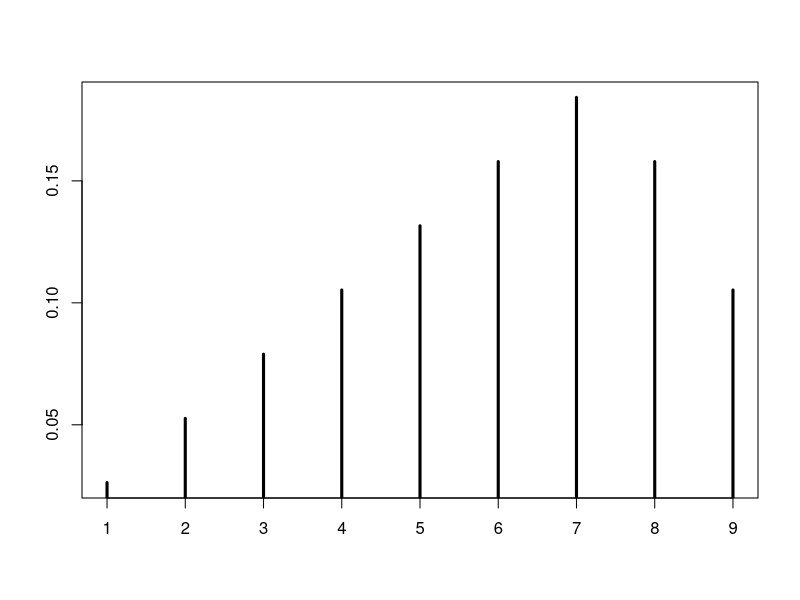
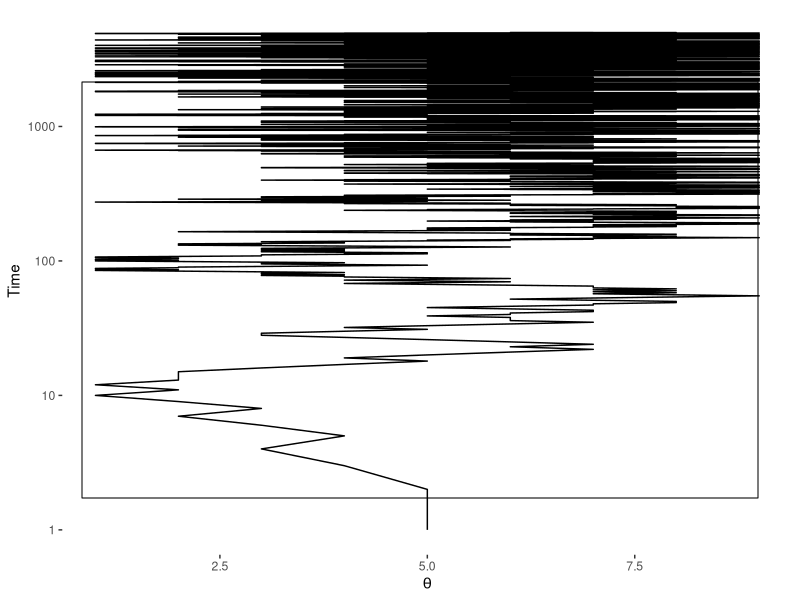
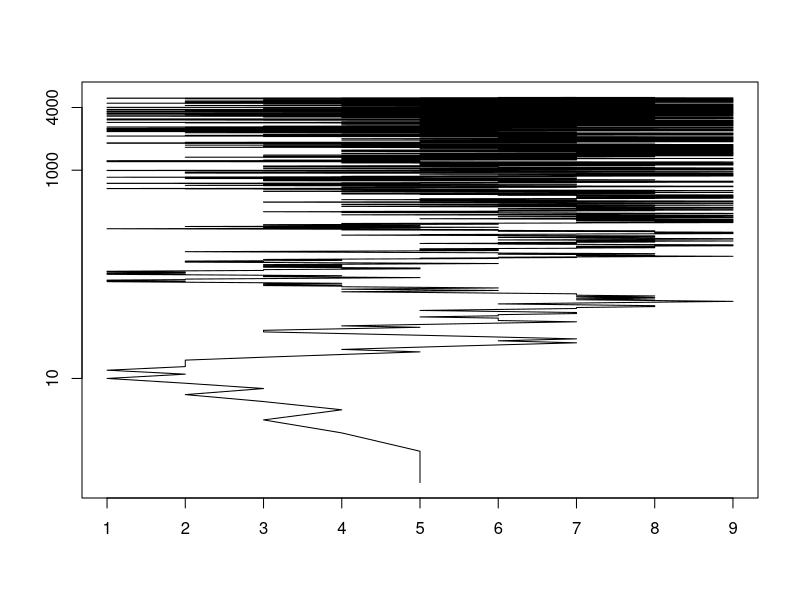
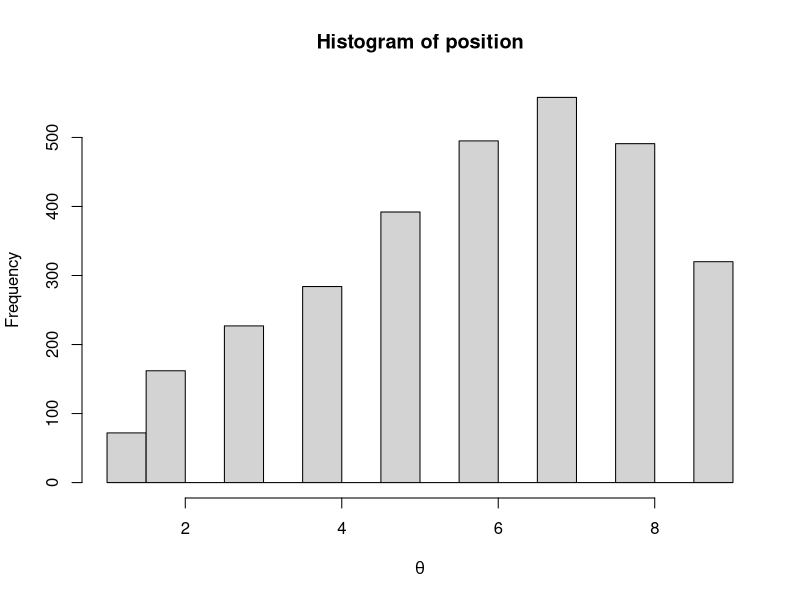
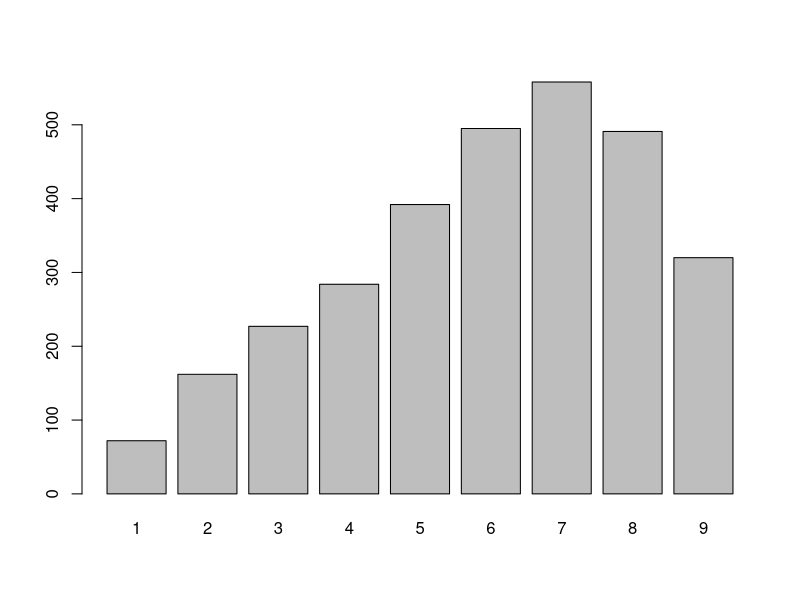
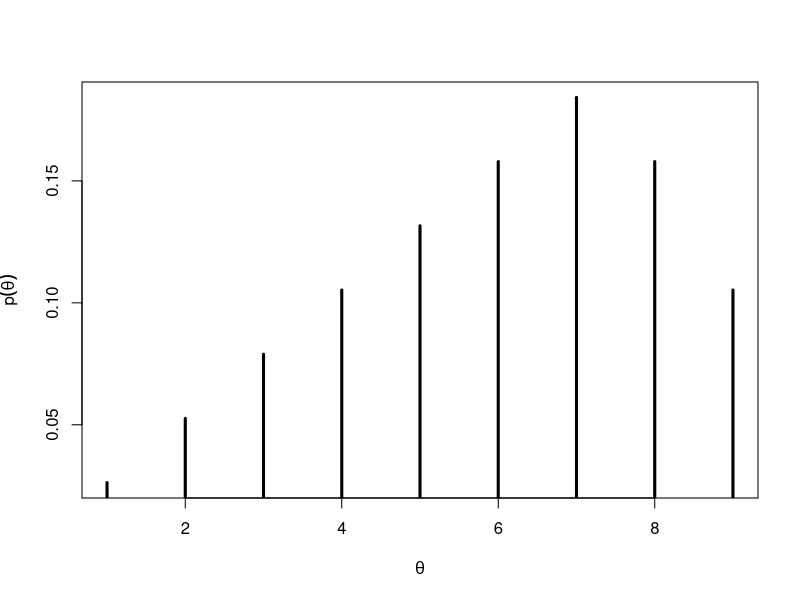

Write R code to recreate these figures, in order.
theta <- 1:9
p.theta <- c(1:7, 6, 4)
plot(theta, p.theta/sum(p.theta),lwd = 3, axes = F, type = "h", xlab = "", ylab = "")
axis(1, 1:9, 1:9)
axis(2)
box()
theta <- 1:9
p.theta <- c(1:7, 6, 4)
position <- 5
set.seed(1123)
for (i in 1:5000) {

    coin <- rbinom(1, 1, prob = c(0.5, 0.5))
    if (coin == 1) {
      if (position[i] == 1){
        p.move <- 0 / p.theta[position[i]]
      } else {
        p.move <- p.theta[position[i] - 1] / p.theta[position[i]]
      }
      
      p.move <- min(p.move, 1)
      spinner <- runif(1)
      if (spinner <= p.move) {
        position <- c(position, position[i] - 1)
      } else {
        position <- c(position, position[i])
      }
    } else {
      if (position[i] == 9){
        p.move <- 0 / p.theta[position[i]]
      } else {
        p.move <- p.theta[position[i] + 1] / p.theta[position[i]]
      }
      spinner <- runif(1)
      if (spinner <= p.move) {
        position <- c(position, position[i] + 1)
      } else {
        position <- c(position, position[i])
      } 
    }
  }

data <- data.frame(pos = position[1:5001], time = 1:5001)
library(ggplot2)

qplot(pos, time, data = data, geom = "path") + 
  scale_y_log10() + xlab(bquote(theta)) +
  ylab("Time") +
  theme(panel.background = element_blank())
box()

plot(data$pos, log(data$time), type = 'l', axes = F, 
     xlab = '', ylab = '')
box()
axis(2, log(c(10, 1000, 4000)), c(10, 1000, 4000))
axis(1, 1:9, 1:9)

position <- position[2000:5000]
hist(position, xlab = bquote(theta), ylab = "Frequency")
table(position)/2000
1:7 / sum(1:7)

barplot(table(position), xlab = "", ylab = "")


plot(theta, p.theta/sum(p.theta), xlab = bquote(theta),lwd = 3, ylab = bquote(p(theta)), type = "h")

